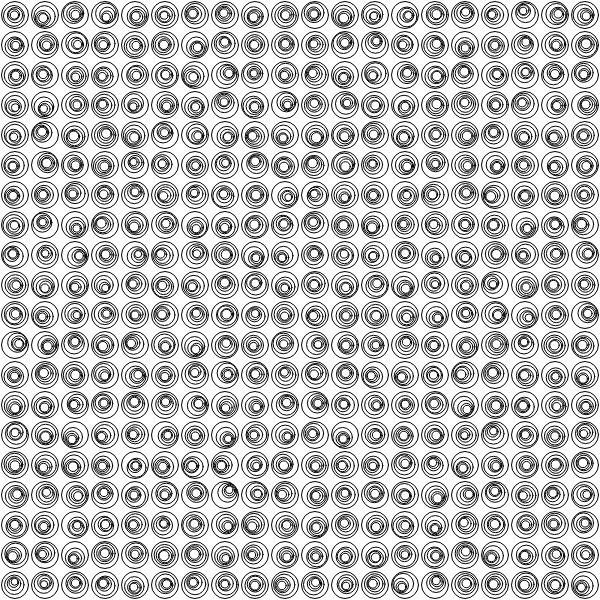
Frame 1 (no input)
Frame 60 (no input): identical to frame 1, image omitted
Frame 120 (the mouse pressed at the canvas centre since frame 60): identical to frame 1, image omitted

The p5.js sketch that drew this single still picture (run headless with seeded random() and noise() and a simulated clock; from frame 60 on, the mouse is pressed at the canvas centre):

// p5.js sketch
// ── sketch.js
let MAX_DEPTH = 5;

class Element {
  constructor(depth, x, y, size) {
    print("new child")
    this.x = x
    this.y = y
    this.size = size 
    this.depth = depth
    this.child = undefined;
    
    
    print(depth)
    if(depth < MAX_DEPTH) {
      print("running this")
      let childSize = this.size * random(0.7, 0.8);
      let childX = random(-this.size/2.2 + childSize/2, this.size/2.2 - childSize/2);
      let childY = random(-this.size/2.2 + childSize/2, this.size/2.2 - childSize/2);
      this.child = new Element(++depth, childX, childY, childSize)
    }
  }
  
  render() {
    push();
    translate(this.x, this.y);
    circle(0, 0, this.size)
    
    if(this.child) {
      this.child.render();
    }
    pop();
  }
}

let elements = []; 
let gridNum = 20;


function setup() {
  createCanvas(600, 600);
  
  rectMode(CENTER);
  
  let grid = width / gridNum;
  let padding = grid * 0.05
  let elSize = grid - padding * 2;
  
  let elCount = 0;
  
  for (let i = padding + elSize / 2; i < width - padding; i += elSize + padding * 2)
    for(let j = padding + elSize / 2; j < width - padding; j += elSize + padding * 2) {
      elements[elCount++] = new Element(1, i, j, elSize);
    }
}

function draw() {
  background(255);
  
  for(let i = 0; i < elements.length; i++) {
    elements[i].render();
  }
}
